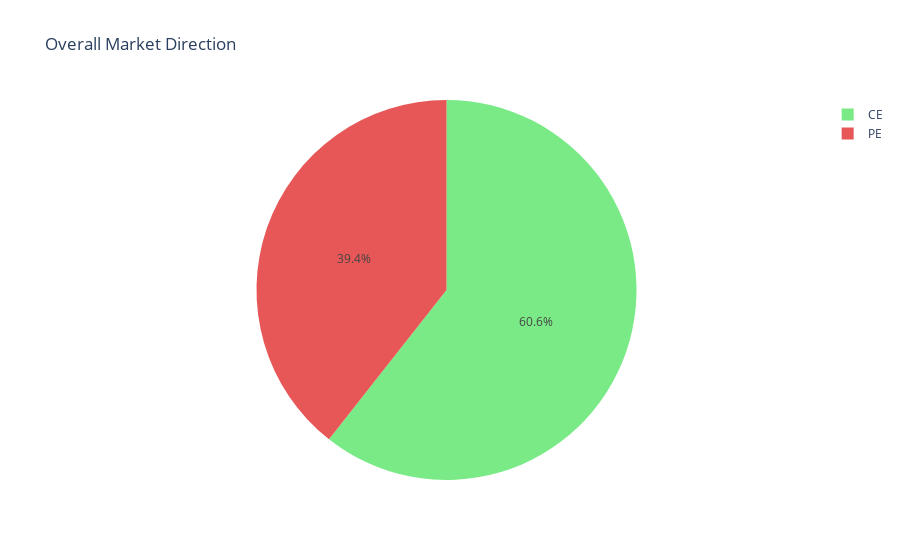
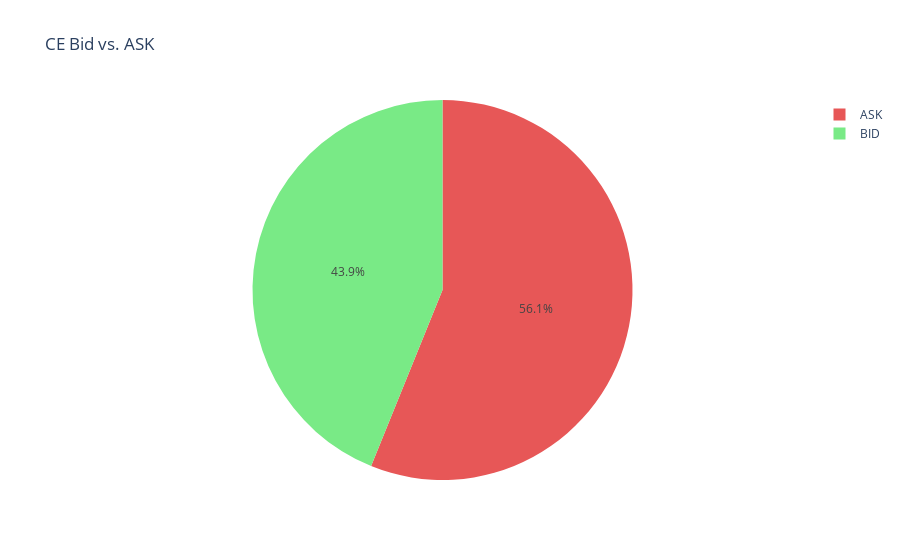
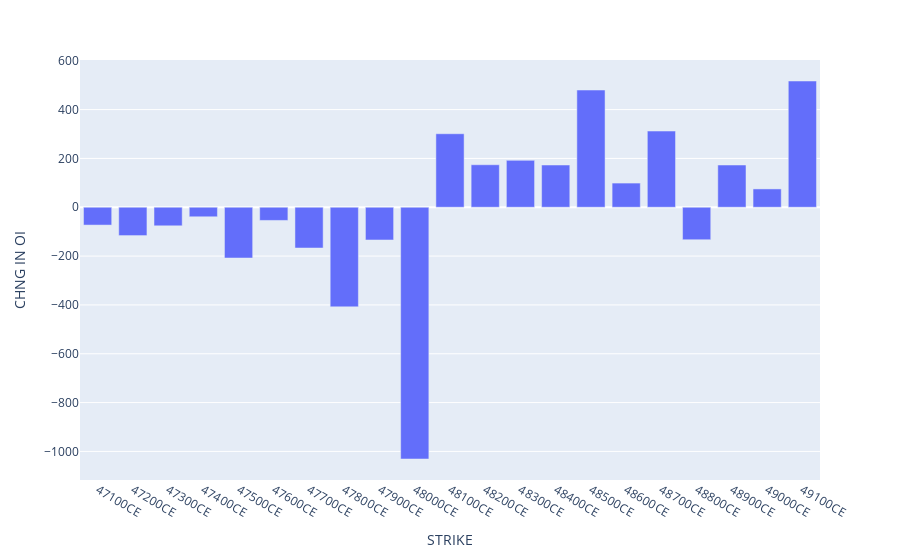
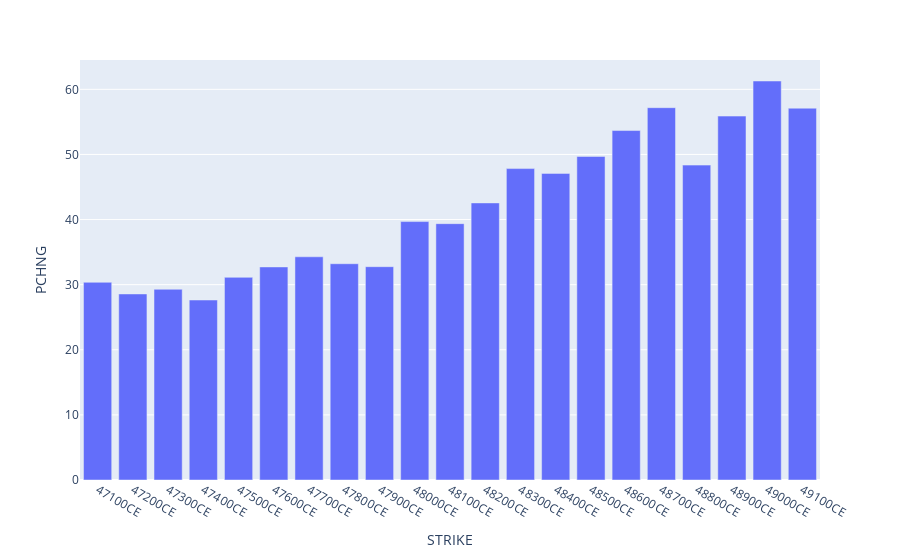

The notebook cell saved with these charts, in order:
### Markdown cell above
## Data Visualization

### Code cell
option_contracts = pd.read_csv('Data/BN_2024Jan15_Expiry_2024Jan31_processed.csv')

# Overall CE/PE
overall_info = pd.DataFrame()
overall_info['Volume'] = (option_contracts.groupby(['CE/PE'])['VOLUME'].sum().values)
overall_info['CE/PE'] = ['CE','PE']
overall_info

# Vizualisation of Overall CE/PE
fig = px.pie(overall_info, values='Volume', names='CE/PE', color='CE/PE' ,color_discrete_map={'CE':'#79EA86','PE':'#e75757'},title='Overall Market Direction')
fig.show()

# CE PERFORMANCE
ce_data = option_contracts[option_contracts['CE/PE'] == 'CE']

# CE BID vs. ASK
ce_info = pd.DataFrame()
ce_info['Action'] = ['BID','ASK']
ce_info['Quantity'] = [ce_data['BID QTY'].sum(),ce_data['ASK QTY'].sum()]

# Visualization
fig = px.pie(ce_info, values='Quantity', names='Action', color='Action' ,color_discrete_map={'BID':'#79EA86','ASK':'#e75757'},title='CE Bid vs. ASK')
fig.show()

# STRIKE vs. CHNG IN OI
fig = px.bar(ce_data,x='STRIKE',y='CHNG IN OI')
fig.show()

# STRIKE vs. CHNG IN PRICE
price_info = pd.DataFrame()
price_info['STRIKE'] = ce_data['STRIKE']
price_info['PCHNG'] = (ce_data['CHNG']/(ce_data['LTP']-ce_data['CHNG']))*100

fig = px.bar(price_info,x='STRIKE',y='PCHNG')
fig.show()

# CE INDIVIDUAL BID vs. ASK
df = ce_data[['STRIKE','BID QTY','ASK QTY']]
df = df.reset_index()
df = pd.melt(df, id_vars='STRIKE', value_vars=['BID QTY','ASK QTY'])

# Bar Mode
fig = px.bar(df,x='STRIKE',y='value',color='variable',color_discrete_map={'BID QTY':'#79EA86','ASK QTY': '#e75757'},barmode='group',title='STRIKE: BID vs. ASK')
fig.show()

# PE PERFORMANCE
pe_data = option_contracts[option_contracts['CE/PE'] == 'PE']

# PE BID vs. ASK
pe_info = pd.DataFrame()
pe_info['Action'] = ['BID','ASK']
pe_info['Quantity'] = [pe_data['BID QTY'].sum(),pe_data['ASK QTY'].sum()]

# Visualization
fig = px.pie(pe_info, values='Quantity', names='Action', color='Action' ,color_discrete_map={'BID':'#79EA86','ASK':'#e75757'},title='PE Bid vs. ASK')
fig.show()

# STRIKE vs. CHNG IN OI
fig = px.bar(pe_data,x='STRIKE',y='CHNG IN OI')
fig.show()

# STRIKE vs. CHNG IN PRICE
price_info = pd.DataFrame()
price_info['STRIKE'] = pe_data['STRIKE']
price_info['PCHNG'] = (pe_data['CHNG']/(pe_data['LTP']-pe_data['CHNG']))*100

fig = px.bar(price_info,x='STRIKE',y='PCHNG')
fig.show()

# PE INDIVIDUAL BID vs. ASK
df = pe_data[['STRIKE','BID QTY','ASK QTY']]
df = df.reset_index()
df = pd.melt(df, id_vars='STRIKE', value_vars=['BID QTY','ASK QTY'])

# Bar Mode
fig = px.bar(df,x='STRIKE',y='value',color='variable',color_discrete_map={'BID QTY':'#79EA86','ASK QTY': '#e75757'},barmode='group',title='STRIKE: BID vs. ASK')
fig.show()

### Figure 1 — Plotly figure (JSON) as saved in the notebook; plotly's stock layout.template omitted (floating-point values rounded to 4 significant figures)
{"data": [{"customdata": [["CE"], ["PE"]], "domain": {"x": [0, 1], "y": [0, 1]}, "hovertemplate": "CE/PE=%{customdata[0]}<br>Volume=%{value}<extra></extra>", "labels": ["CE", "PE"], "legendgroup": "", "marker": {"colors": ["#79EA86", "#e75757"]}, "name": "", "showlegend": true, "type": "pie", "values": [60574, 39368]}], "layout": {"legend": {"tracegroupgap": 0}, "title": {"text": "Overall Market Direction"}}}

### Figure 2 — Plotly figure (JSON) as saved in the notebook; plotly's stock layout.template omitted (floating-point values rounded to 4 significant figures)
{"data": [{"customdata": [["BID"], ["ASK"]], "domain": {"x": [0, 1], "y": [0, 1]}, "hovertemplate": "Action=%{customdata[0]}<br>Quantity=%{value}<extra></extra>", "labels": ["BID", "ASK"], "legendgroup": "", "marker": {"colors": ["#79EA86", "#e75757"]}, "name": "", "showlegend": true, "type": "pie", "values": [2040, 2610]}], "layout": {"legend": {"tracegroupgap": 0}, "title": {"text": "CE Bid vs. ASK"}}}

### Figure 3 — Plotly figure (JSON) as saved in the notebook; plotly's stock layout.template omitted (floating-point values rounded to 4 significant figures)
{"data": [{"alignmentgroup": "True", "hovertemplate": "STRIKE=%{x}<br>CHNG IN OI=%{y}<extra></extra>", "legendgroup": "", "marker": {"color": "#636efa", "pattern": {"shape": ""}}, "name": "", "offsetgroup": "", "orientation": "v", "showlegend": false, "textposition": "auto", "type": "bar", "x": ["47100CE", "47200CE", "47300CE", "47400CE", "47500CE", "47600CE", "47700CE", "47800CE", "47900CE", "48000CE", "48100CE", "48200CE", "48300CE", "48400CE", "48500CE", "48600CE", "48700CE", "48800CE", "48900CE", "49000CE", "49100CE"], "xaxis": "x", "y": [-73, -116, -76, -39, -208, -54, -167, -408, -134, -1031, 301, 174, 192, 173, 480, 99, 312, -133, 173, 75, 517], "yaxis": "y"}], "layout": {"barmode": "relative", "legend": {"tracegroupgap": 0}, "margin": {"t": 60}, "xaxis": {"anchor": "y", "domain": [0, 1], "title": {"text": "STRIKE"}}, "yaxis": {"anchor": "x", "domain": [0, 1], "title": {"text": "CHNG IN OI"}}}}

### Figure 4 — Plotly figure (JSON) as saved in the notebook; plotly's stock layout.template omitted (floating-point values rounded to 4 significant figures)
{"data": [{"alignmentgroup": "True", "hovertemplate": "STRIKE=%{x}<br>PCHNG=%{y}<extra></extra>", "legendgroup": "", "marker": {"color": "#636efa", "pattern": {"shape": ""}}, "name": "", "offsetgroup": "", "orientation": "v", "showlegend": false, "textposition": "auto", "type": "bar", "x": ["47100CE", "47200CE", "47300CE", "47400CE", "47500CE", "47600CE", "47700CE", "47800CE", "47900CE", "48000CE", "48100CE", "48200CE", "48300CE", "48400CE", "48500CE", "48600CE", "48700CE", "48800CE", "48900CE", "49000CE", "49100CE"], "xaxis": "x", "y": [30.36, 28.58, 29.29, 27.65, 31.12, 32.72, 34.28, 33.22, 32.76, 39.69, 39.37, 42.55, 47.83, 47.09, 49.7, 53.67, 57.18, 48.36, 55.89, 61.28, 57.1], "yaxis": "y"}], "layout": {"barmode": "relative", "legend": {"tracegroupgap": 0}, "margin": {"t": 60}, "xaxis": {"anchor": "y", "domain": [0, 1], "title": {"text": "STRIKE"}}, "yaxis": {"anchor": "x", "domain": [0, 1], "title": {"text": "PCHNG"}}}}
